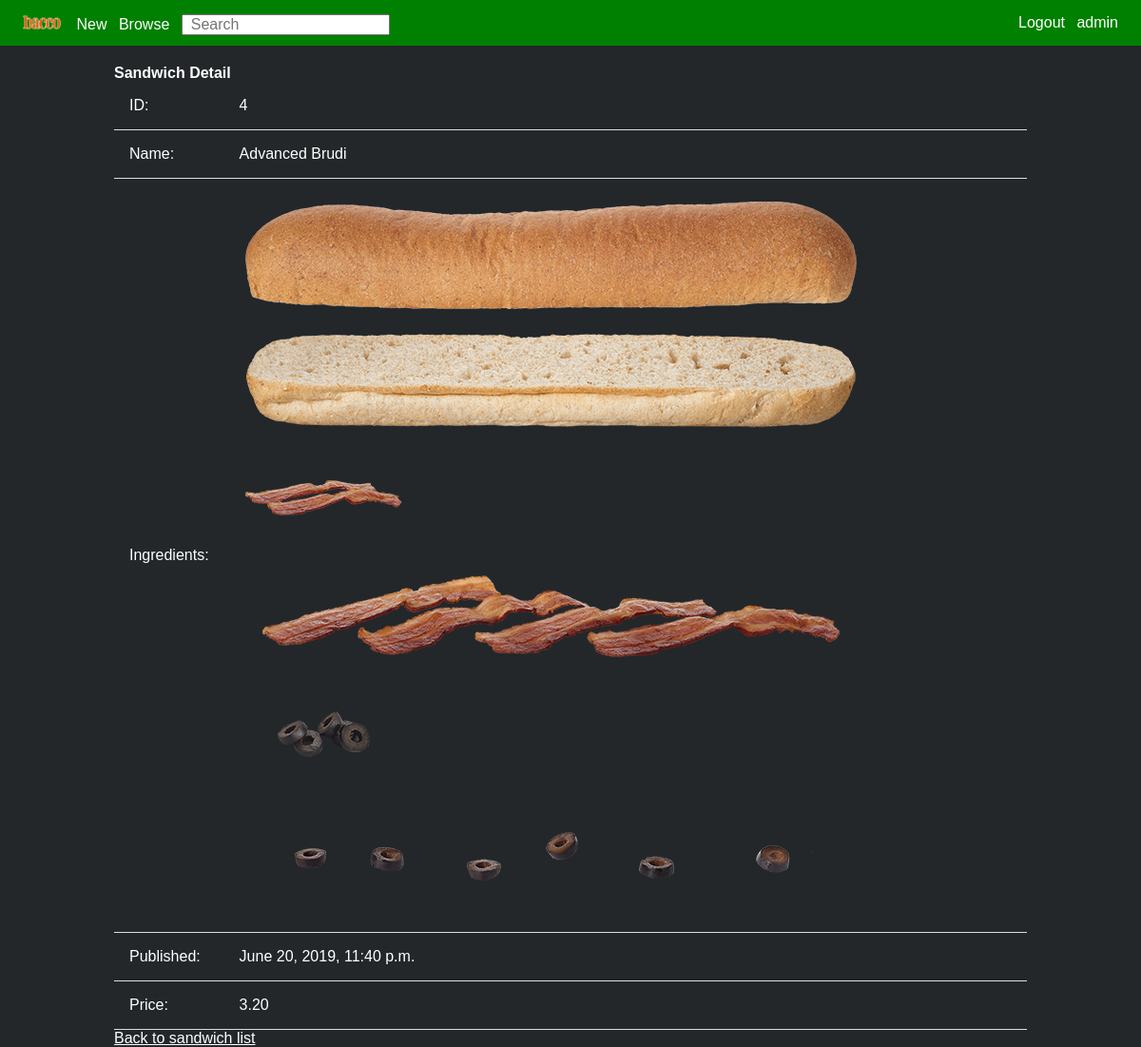
Page /mysandwich/show/4 (signed in) on the committed database.
### mysandwich/models.py (models this page shows, shortened)
class Sandwich(models.Model):
    name = models.CharField(max_length=255)
    ingredients = models.ManyToManyField(Ingredient)
    pub_date = models.DateTimeField(default=timezone.now, blank=True)
    price = models.DecimalField(max_digits=4, decimal_places=2, default=0) # max 99,99

class Ingredient(models.Model):
    name = models.CharField(max_length=255)
    full_name = models.CharField(max_length=255, blank = True)
    TYPE_CHOICES = [
        ('BREAD', 'Bread'),
        ('BASE', 'Base'),
        ('CHEESE', 'Cheese'),
        ('VEGETABLE', 'Vegetable'),
        ('CONDIMENT', 'Contiment'),
        ('EXTRAS', 'Extras'),
    ]
    type = models.CharField(
        max_length = 50,
        choices = TYPE_CHOICES,
    )
    calories = models.IntegerField(default = 0)
    is_vegetarian = models.BooleanField()
    is_vegan = models.BooleanField()
    img_small = models.FileField(upload_to=small_directory_path, blank = True, verbose_name='Small image')
    img_large = models.FileField(upload_to=large_directory_path, blank = True, verbose_name='Large image')
    price = models.DecimalField(max_digits=3, decimal_places=2, default=0) # max 9,99

### mysandwich/views.py (the view)
# urls.py: path('show/<int:pk>', SandwichDetailView.as_view(), name='sandwich'),
class SandwichDetailView(DetailView):
    model = Sandwich
    context_object_name = "sandwich"
    def get_context_data(self, **kwargs):
        context = super(SandwichDetailView, self).get_context_data(**kwargs)
        context['sandwich_list'] = Sandwich.objects.all()
        return context

### mysandwich/templates/mysandwich/sandwich_detail.html (shortened to what this page needs)
{% extends "home.html" %}
{% load static %}
{% block content %}
<div class="sandwich-container">
  <h2>Sandwich Detail</h2>
  <table>
    <tr>
      <td>ID:</td>
      <td>{{ sandwich.id }}</td>
    </tr>
    <tr>
      <td>Name:</td>
      <td>{{ sandwich.name }}</td>
    </tr>
    <tr>
      <td>Ingredients:</td>
      <td>
        {% for ingredient in sandwich.ingredients.all %}
        {% if ingredient.img_large %}
        <img src="http://localhost:8000/{{ ingredient.img_small }}" alt="">
        {% if ingredient.img_large %}
        <img src="http://localhost:8000/{{ ingredient.img_large }}" alt="">
        {% endif %}
        {% endfor %}
      </td>
    </tr>
    <tr>
      <td>Published:</td>
      <td>{{ sandwich.pub_date }}</td>
    </tr>
    <tr>
      <td>Price:</td>
      <td>{{ sandwich.price }}</td>
    </tr>
  </table>
  <a href="../show">Back to sandwich list</a>
</div>
{% endblock content %}

### templates/base.html (shortened to what this page needs)
<!DOCTYPE html>
{% load static %}
<html>
<head>
  <link rel="stylesheet" href="/static/base2.css">
  <link rel="stylesheet" href="/static/header.css">
</head>
<header>
  {% if user.is_authenticated %}
  <div id="header-left">
    <a id="logo" href="/">
      <img src="/static/images/logo.png" alt="bacco">
    </a>
    <a href="/mysandwich">New</a>
    <a href="/mysandwich/show">Browse</a>
    <form action="{% url 'search_results' %}" method="get">
      <input name="q" type="text" placeholder="Search">
    </form>
  </div>
  <div id="header-right">
    <a href="{% url 'logout' %}">Logout</a>
    <p>{{ user.username }}</p>
  </div>
</header>
<body>
  <main>
    {% block content %}
    {% endblock %}
  </main>
</body>
{% else %}
<p>You are not logged in</p>
<a href="{% url 'login' %}">Login</a>
{% endif %}
</html>

### static/base2.css (style rules this page uses)
* { margin: 0; padding: 0; font-family: sans-serif; color: white; font-size: 16px; }
html, body { background: #23272a; }
h2 { margin-top: 1em; }
.sandwich-container { width: 80%; margin: auto; }
table { width: 100%; border-collapse: collapse; }
td { padding: 1em; border-bottom: .1em solid #ddd; }
input, option, button { color:black; }

### static/header.css (style rules this page uses)
header { background-color: green; height: 3em; line-height: 3em; display: inline-block; width: 100%; align-items: center; }
header div { line-height: 3em; }
header a { text-decoration: none; }
#header-left { float: left; padding-left: 1em; }
#header-left * { padding-left: 0.5em; }
#header-right { float: right; padding-right: 1em; }
#header-right * { padding-right: 0.5em; }
#logo img { width: 2.5em; padding-left: 0; padding-right: 0.25em; object-fit: cover; padding-top: 1em; }
header form, header p { display: inline; }

### rows in the picture
Sandwich: id "4", name "Advanced Brudi", pub_date "June 20, 2019, 11:40 p.m.", price "3.20"
Ingredient: img_small (picture), img_large (picture)
Ingredient: img_small (picture), img_large (picture)
Ingredient: img_small (picture), img_large (picture)

### other values in the picture
{{ user.username }} "admin"
